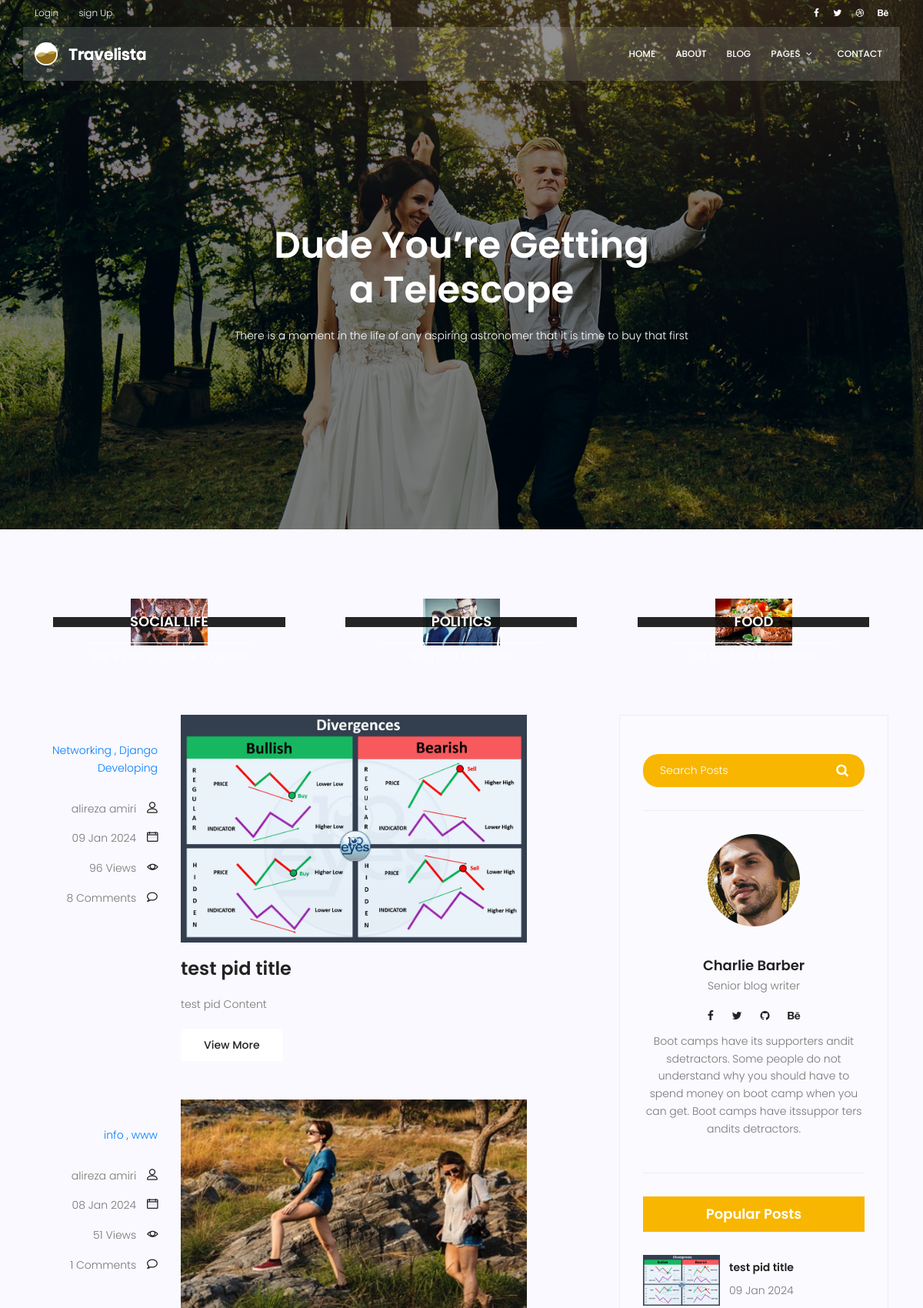
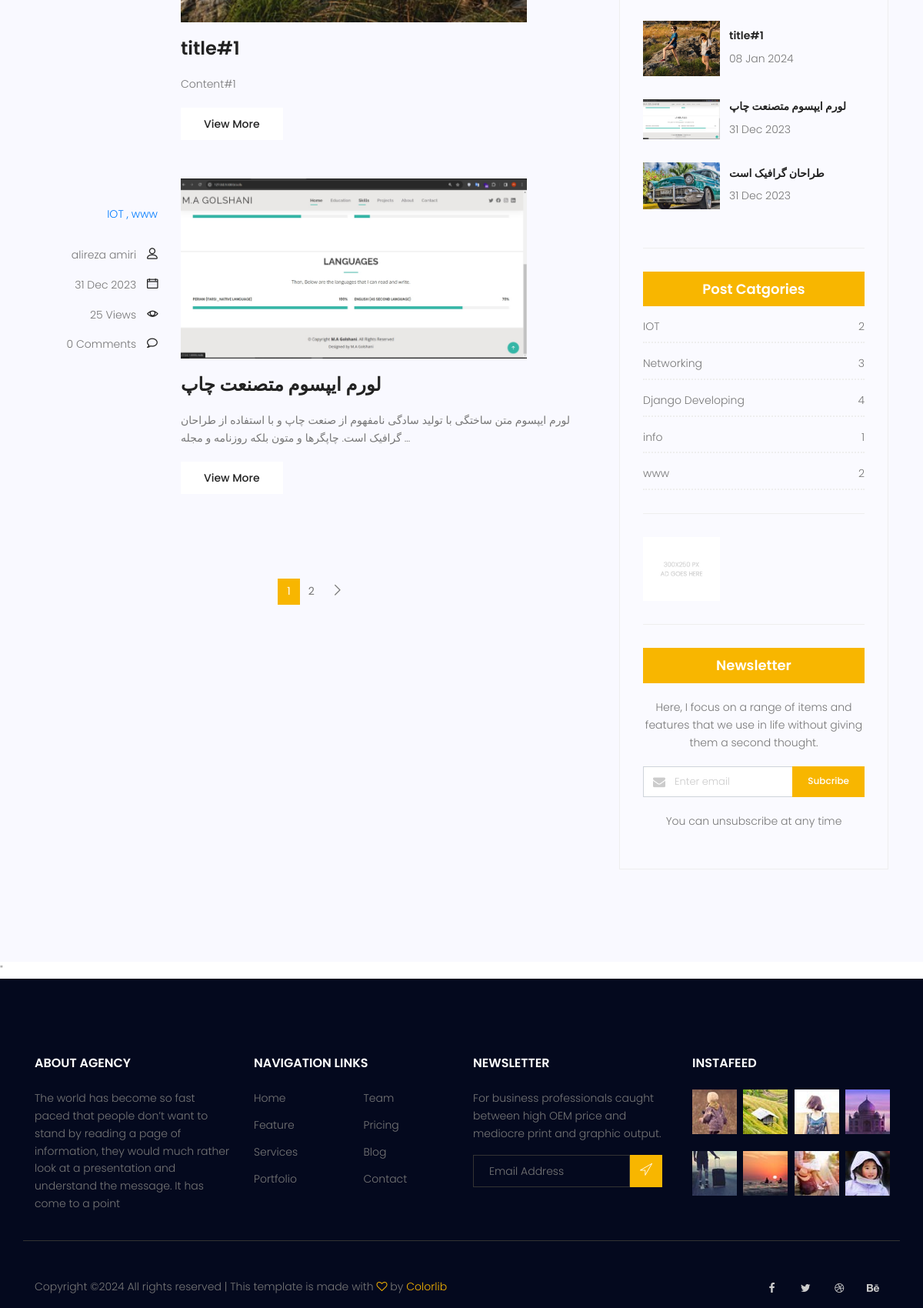
Screenshot of /blog/ (upper part) with the database file from the repository (2 pictures, top to bottom).
### blog/models.py (models this page shows, shortened)
class Category(models.Model):
    name = models.CharField(max_length=255)

class Post(models.Model):
    image = models.ImageField(default='blog/defaults.jpg')
    author = models.ForeignKey(User, null=True, on_delete=models.SET_NULL)
    title = models.CharField(max_length=255)
    content = models.TextField()
    tags = TaggableManager()
    category = models.ManyToManyField(Category)
    counted_views = models.IntegerField(default=0)
    status = models.BooleanField(default=False)
    published_date = models.DateTimeField(null=True)
    created_date = models.DateTimeField(auto_now_add=True)
    updated_date = models.DateTimeField(auto_now=True)
    class Meta:
        ordering = ["-created_date"]

### blog/views.py (the view)
# urls.py: path('', blog_view, name='index'),
def blog_view(request, **kwargs):
    current_datetime = timezone.now()
    posts = Post.objects.filter(status=1, published_date__lte=current_datetime).order_by('-published_date')
    if kwargs.get('cat_name') is not None:
        posts = posts.filter(category__name=kwargs['cat_name'])
    if kwargs.get('author_username') is not None:
        posts = posts.filter(author__username=kwargs['author_username'])
    if kwargs.get('tag_name') is not None:
        posts = posts.filter(tags__name__in=[kwargs['tag_name']])
    try:
        posts = Paginator(posts, 3)
        page_number = request.GET.get("page")
        posts = posts.get_page(page_number)
    except PageNotAnInteger:
        posts = posts.get_page(1)
    except EmptyPage:
        posts = posts.get_page(posts.num_pages)
    context = {'posts': posts}
    return render(request, 'blog/blog-home.html', context)

### blog/templatetags/blog_tag.py (called while the page is built)
@register.simple_tag(name="comment_count")
def function(pid):
    return Comment.objects.filter(post=pid,approved=True).count()

@register.inclusion_tag('blog/blog-lastposts.html')
def latest_post_side(num=4):
    posts = Post.objects.filter(status=1).order_by('-published_date')[:num]
    return {'posts': posts}

@register.inclusion_tag('blog/post-categories.html')
def blog_post_categories():
    posts = Post.objects.filter(status=1)
    categories = Category.objects.all()
    cat_dict = {}
    for cat_name in categories:
        cat_dict[cat_name.name] = posts.filter(category=cat_name).count()
    return {'categories': cat_dict}

### templates/blog/blog-home.html (shortened to what this page needs)
{% extends "base.html" %}
{% load static %}
{% load blog_tag %}
{% block content %}
    <section class="banner-area relative blog-home-banner" id="home">
        <div class="overlay overlay-bg"></div>
        <div class="container">
            <div class="row d-flex align-items-center justify-content-center">
                <div class="about-content blog-header-content col-lg-12">
                    <h1 class="text-white">
                        Dude You’re Getting
                        a Telescope
                    </h1>
                    <p class="text-white">
                        There is a moment in the life of any aspiring astronomer that it is time to buy that first
                    </p>
                </div>
            </div>
        </div>
    </section>
    <section class="top-category-widget-area pt-90 pb-90 ">
        <div class="container">
            <div class="row">
                <div class="col-lg-4">
                    <div class="single-cat-widget">
                        <div class="content relative">
                            <div class="overlay overlay-bg"></div>
                            <a href="#" target="_blank">
                                <div class="thumb">
                                    <img class="content-image img-fluid d-block mx-auto"
                                         src="{% static 'img/blog/cat-widget1.jpg' %}" alt="">
                                </div>
                                <div class="content-details">
                                    <h4 class="content-title mx-auto text-uppercase">Social life</h4>
                                    <p>Enjoy your social life together</p>
                                </div>
                            </a>
                        </div>
                    </div>
                </div>
                <div class="col-lg-4">
                    <div class="single-cat-widget">
                        <div class="content relative">
                            <div class="overlay overlay-bg"></div>
                            <a href="#" target="_blank">
                                <div class="thumb">
                                    <img class="content-image img-fluid d-block mx-auto"
                                         src="{% static 'img/blog/cat-widget2.jpg' %}" alt="">
                                </div>
                                <div class="content-details">
                                    <h4 class="content-title mx-auto text-uppercase">Politics</h4>
                                    <p>Be a part of politics</p>
                                </div>
                            </a>
                        </div>
                    </div>
                </div>
                <div class="col-lg-4">
                    <div class="single-cat-widget">
                        <div class="content relative">
                            <div class="overlay overlay-bg"></div>
                            <a href="#" target="_blank">
                                <div class="thumb">
                                    <img class="content-image img-fluid d-block mx-auto"
                                         src="{% static 'img/blog/cat-widget3.jpg' %}" alt="">
                                </div>
                                <div class="content-details">
                                    <h4 class="content-title mx-auto text-uppercase">Food</h4>
                                    <p>Let the food be finished</p>
                                </div>
                            </a>
                        </div>
                    </div>
                </div>
            </div>
        </div>
    </section>
    <section class="post-content-area">
        <div class="container">
            <div class="row">
                <div class="col-lg-8 posts-list">
                    {% for post in posts %}
                        <div class="single-post row">
                            <div class="col-lg-3  col-md-3 meta-details">
                                <ul class="tags">
                                    {% for cat in post.category.all %}
                                        <a href="{% url 'blog:category' cat_name=cat.name %}">
                                            {{ cat.name }}
                                            {% if not forloop.last %}
                                                ,
                                            {% endif %}
                                        </a>
                                    {% endfor %}
                                </ul>
                                <div class="user-details row">
                                    <p class="user-name col-lg-12 col-md-12 col-6"><a
                                            href="{% url 'blog:author' author_username=post.author.username %}">{{ post.author.get_full_name }}</a>
                                        <span
                                                class="lnr lnr-user"></span></p>
                                    <p class="date col-lg-12 col-md-12 col-6"><a
                                            href="#">{{ post.published_date | date:"d M Y" }}</a>
                                        <span class="lnr lnr-calendar-full"></span></p>
                                    <p class="view col-lg-12 col-md-12 col-6"><a href="#">{{ post.counted_views }}
                                        Views</a> <span class="lnr lnr-eye"></span></p>
                                    <p class="comments col-lg-12 col-md-12 col-6"><a href="#">{% comment_count  post.id%} Comments</a> <span
                                            class="lnr lnr-bubble"></span></p>
                                </div>
                            </div>
                            <div class="col-lg-9 col-md-9 ">
                                <div class="feature-img">
                                    <img class="img-fluid" src=" {{ post.image.url }}" alt="">
                                </div>
                                <a class="posts-title" href="{% url 'blog:single' pid=post.id %}">
                                    <h3>{{ post.title }}</h3></a>
                                <p class="excert">
                                    {{ post.content| truncatewords:25 }}
                                </p>
                                <a href="{% url 'blog:single' pid=post.pk %}" class="primary-btn">View More</a>
                            </div>
                        </div>
                    {% endfor %}
                    <nav class="blog-pagination justify-content-center d-flex">
                        <ul class="pagination">
                            {% for i in posts.paginator.page_range %}
                                {% if  posts.number == i %}
                                    <li class="page-item active"><a href="?page={{ i }}" class="page-link">{{ i }}</a>
                                    </li>
                                {% else %}
                                    <li class="page-item"><a href="?page={{ i }}" class="page-link">{{ i }}</a></li>
                                {% endif %}
                            {% endfor %}
                            <li class="page-item">
                                {% if posts.has_next %}
                                    <a href="?page={{ posts.next_page_number }}" class="page-link" aria-label="Next">
                        		                                    <span aria-hidden="true">
                        		                                        <span class="lnr lnr-chevron-right"></span>
                        		                                    </span>
                                    </a>
                                {% endif %}
                            </li>
                        </ul>
                    </nav>
                </div>
                <div class="col-lg-4 sidebar-widgets">
                    <div class="widget-wrap">
                        {% include 'blog/blog-search.html' %}
                        {% include "blog/blog-writer.html" %}
                        {% latest_post_side %}
                        {% blog_post_categories %}
                        <div class="single-sidebar-widget ads-widget">
                            <a href="#"><img class="img-fluid" src="{% static 'img/blog/ads-banner.jpg' %}" alt=""></a>
                        </div>
                        <div class="single-sidebar-widget newsletter-widget">
                            <h4 class="newsletter-title">Newsletter</h4>
                            <p>
                                Here, I focus on a range of items and features that we use in life without
                                giving them a second thought.
                            </p>
                            <div class="form-group d-flex flex-row">
                                <div class="col-autos">
                                    <div class="input-group">
                                        <div class="input-group-prepend">
                                            <div class="input-group-text"><i class="fa fa-envelope"
                                                                             aria-hidden="true"></i>
                                            </div>
                                        </div>
                                        <input type="text" class="form-control" id="inlineFormInputGroup"
                                               placeholder="Enter email" onfocus="this.placeholder = ''"
                                               onblur="this.placeholder = 'Enter email'">
                                    </div>
                                </div>
                                <a href="#" class="bbtns">Subcribe</a>
                            </div>
                            <p class="text-bottom">
                                You can unsubscribe at any time
                            </p>
                        </div>
                    </div>
                </div>
            </div>
        </div>
    </section>
    "{% endblock content %}

### templates/blog/blog-lastposts.html
{% load static %}
<div class="single-sidebar-widget popular-post-widget">
        <h4 class="popular-title">Popular Posts</h4>
    {% for post in posts %}
        <div class="popular-post-list">
            <div class="single-post-list d-flex flex-row align-items-center">
                <div class="thumb">
                    <img class="img-fluid " src="{{ post.image.url }}" alt="">
                </div>
                <div class="details">
                    <a href="{% url 'blog:single' pid=post.id %}"><h6>{{ post.title|truncatewords:5}}</h6></a>
                    <p>{{ post.published_date|date:'d M Y' }}</p>
                </div>
            </div>
        </div>
    {% endfor %}
</div>

### templates/blog/post-categories.html
{% load static %}
<div class="single-sidebar-widget post-category-widget">
    <h4 class="category-title">Post Catgories</h4>
    <ul class="cat-list">
        {% for name,items in categories.items %}
        <li>
            <a href="{% url 'blog:category' cat_name=name %}" class="d-flex justify-content-between">
                <p>{{ name }}</p>
                <p>{{ items }}</p>
            </a>
        </li>
    {% endfor %}
    </ul>
</div>

### rows the page displays
Post: author.get_full_name "alireza amiri", published_date "09 Jan 2024", counted_views "96", id "8", image (picture), title "test pid title", content "test pid Content"
Category: name "Networking", categories "Networking"
Category: name "Django Developing", categories "Django Developing"
Post: author.get_full_name "alireza amiri", published_date "08 Jan 2024", counted_views "51", id "1", image (picture), title "title#1", content "Content#1"
Category: name "info", categories "info"
Category: name "www", categories "www"
Post: author.get_full_name "alireza amiri", published_date "31 Dec 2023", counted_views "25", id "0", image (picture), title "لورم ایپسوم متصنعت چاپ", content "لورم ایپسوم متن ساختگی با تولید سادگی نامفهوم از صنعت چاپ و با استفاده از طراحان گرافیک است. چاپگرها و متون بلکه روزنامه و مجله …"
Category: name "IOT", categories "IOT"
Post: image (picture), title "طراحان گرافیک است", published_date "31 Dec 2023"

### other values shown
{{ i }} "1"
{{ i }} "2"
{{ items }} "2" "3" "4" "1" "2"
